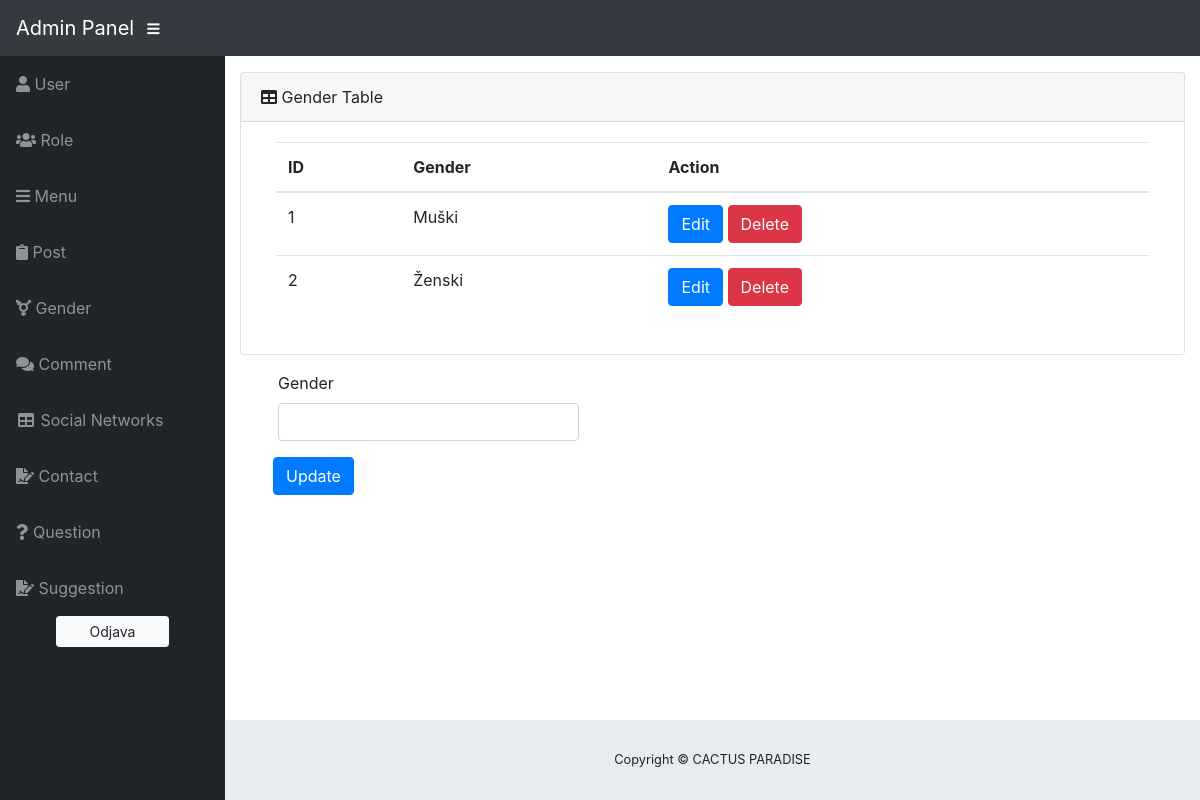
Screenshot of /admin/admin.php?page=gender with the database file from the repository.
### tables this page shows
CREATE TABLE `gender` (
  `genderID` int(11) NOT NULL,
  `gender` varchar(10) NOT NULL
);

### modules/functions.php (called while the page is built, shortened)
<?php
function getAllFromTable($table, $conn) {
	$sql = "SELECT * FROM $table;";
	$stmt = $conn->prepare($sql);
	$stmt->execute();
	return $stmt->fetchAll();
}

### admin/views/pages/gender.php (the view, shortened to what this page needs)
<?php
  $genders = getAllFromTable('gender', $conn);
?>
<i class="fas fa-table"></i>
Gender Table </div>
<div class="container">
  <div class="card-body">
    <div class="table-responsive">
      <table class="table">
        <thead>
          <th>ID</th>
          <th>Gender</th>
          <th>Action</th>
        </thead>
        <tbody class="genders">
          <?php foreach($genders as $gender) : ?>
            <tr>
              <td><?= $gender->genderID ?></td>
              <td><?= $gender->gender ?></td>
              <td>
                <button class="btn btn-primary edit-btn" data-id="<?= $gender->genderID ?>">Edit</button>
                <button class="btn btn-danger delete-btn" data-id="<?= $gender->genderID ?>">Delete</button>
              </td>
            </tr>
          <?php endforeach; ?>
        </tbody>
      </table>
    </div>
  </div>
</div>
</div>
</div>
<form class="needs-validation">
  <div class="form-row ml-5">
    <div class="col-md-4 mb-3">
      <label>Gender</label>
      <input type="text" class="form-control" id="gender">
    </div>
  </div>
  <button type="button" class="btn btn-primary ml-5 mb-5" id="update-btn">Update</button>
</form>

### admin/assets/css/sb-admin.css (style rules this page uses)
html { position: relative; min-height: 100%; }
body { height: 100%; }
:root { --input-padding-x: 0.75rem; --input-padding-y: 0.75rem; }

### rows the page displays
gender: genderID "1", gender "Muški"
gender: genderID "2", gender "Ženski"
